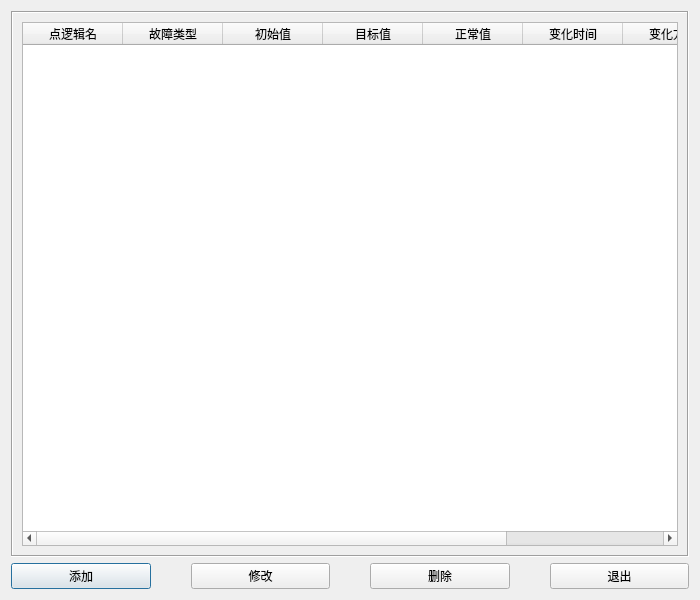
<?xml version="1.0" encoding="UTF-8"?>
<ui version="4.0">
 <class>CFaultDataTable</class>
 <widget class="QDialog" name="CFaultDataTable">
  <property name="geometry">
   <rect>
    <x>0</x>
    <y>0</y>
    <width>700</width>
    <height>600</height>
   </rect>
  </property>
  <property name="windowTitle">
   <string>故障数据</string>
  </property>
  <layout class="QVBoxLayout" name="verticalLayout">
   <item>
    <widget class="QFrame" name="frame">
     <property name="frameShape">
      <enum>QFrame::Box</enum>
     </property>
     <property name="frameShadow">
      <enum>QFrame::Sunken</enum>
     </property>
     <layout class="QGridLayout" name="gridLayout">
      <item row="0" column="0">
       <widget class="QTableWidget" name="listFaultData">
        <column>
         <property name="text">
          <string>点逻辑名</string>
         </property>
        </column>
        <column>
         <property name="text">
          <string>故障类型</string>
         </property>
        </column>
        <column>
         <property name="text">
          <string>初始值</string>
         </property>
        </column>
        <column>
         <property name="text">
          <string>目标值</string>
         </property>
        </column>
        <column>
         <property name="text">
          <string>正常值</string>
         </property>
        </column>
        <column>
         <property name="text">
          <string>变化时间</string>
         </property>
        </column>
        <column>
         <property name="text">
          <string>变化方式</string>
         </property>
        </column>
        <column>
         <property name="text">
          <string>延迟时间</string>
         </property>
        </column>
       </widget>
      </item>
     </layout>
    </widget>
   </item>
   <item>
    <layout class="QHBoxLayout" name="horizontalLayout">
     <property name="spacing">
      <number>40</number>
     </property>
     <item>
      <widget class="QPushButton" name="buttonAdd">
       <property name="styleSheet">
        <string notr="true">font: 12pt &quot;宋体&quot;;</string>
       </property>
       <property name="text">
        <string>添加</string>
       </property>
      </widget>
     </item>
     <item>
      <widget class="QPushButton" name="buttonModify">
       <property name="styleSheet">
        <string notr="true">font: 12pt &quot;宋体&quot;;</string>
       </property>
       <property name="text">
        <string>修改</string>
       </property>
      </widget>
     </item>
     <item>
      <widget class="QPushButton" name="buttonDel">
       <property name="styleSheet">
        <string notr="true">font: 12pt &quot;宋体&quot;;</string>
       </property>
       <property name="text">
        <string>删除</string>
       </property>
      </widget>
     </item>
     <item>
      <widget class="QPushButton" name="buttonExit">
       <property name="styleSheet">
        <string notr="true">font: 12pt &quot;宋体&quot;;</string>
       </property>
       <property name="text">
        <string>退出</string>
       </property>
      </widget>
     </item>
    </layout>
   </item>
  </layout>
 </widget>
 <resources/>
 <connections>
  <connection>
   <sender>buttonExit</sender>
   <signal>clicked()</signal>
   <receiver>CFaultDataTable</receiver>
   <slot>reject()</slot>
   <hints>
    <hint type="sourcelabel">
     <x>630</x>
     <y>550</y>
    </hint>
    <hint type="destinationlabel">
     <x>349</x>
     <y>299</y>
    </hint>
   </hints>
  </connection>
 </connections>
</ui>
